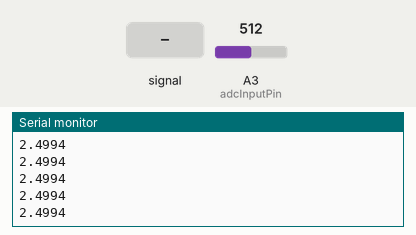
Recording of a program running on a simulated Arduino Nano Every. On the bench: the last lines printed to the serial monitor. The test bench sets the inputs (shaded band); at power-on: A3 (adcInputPin) = 512.

Above: at 1.2 s.
1.3 s: A3 (adcInputPin) fed a 200 Hz sine of ±81 counts around its level
At 1.43 s:
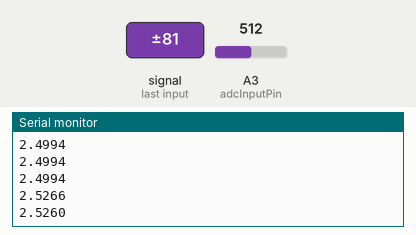
2.8 s: A3 (adcInputPin) set to 716
At 2.84 s:
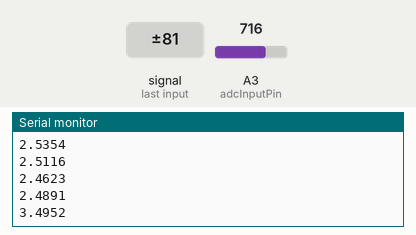
4.3 s: A3 (adcInputPin) set to 900
At 4.31 s:
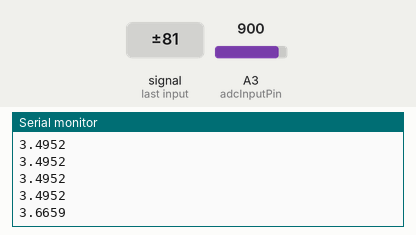
Timing chart, 0 to 7.3 s (numbered marks = the images above; inputs shaded):
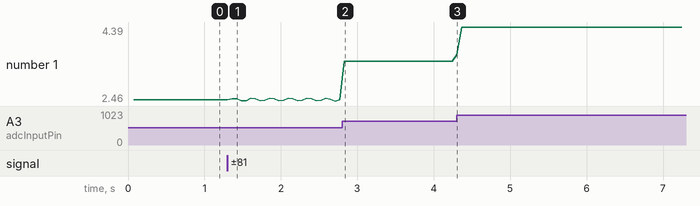

The program:

main.cpp
```cpp
/*
  How to maximize the accuracy of an Arduino's analog-to-digital conversions.
    1) Connect a precise, external voltage reference to the Arduino's AREF pin.
    2) Use an averaging filter (i.e., a low pass filter) on values returned by analogRead().
*/

#include <Arduino.h>

// Change the following hard-coded values to match the your actual values
float const EXTERNAL_VREF = 4.99877;  //the reference voltage (measured at the AREF pin)
uint8_t adcInputPin = A3;
int const adcBitDepth = 10;
long adcSteps = pow(2, adcBitDepth); //i.e., 1024 for a bit depth of 10

void setup() {
  Serial.begin(115200);
  analogReference(EXTERNAL); //Arduino will use an external voltage reference (at AREF pin)
  Serial.println("============================================");
  Serial.print(  "Using an EXTERNAL voltage reference (volts): ");
  Serial.println(EXTERNAL_VREF, 3);
  Serial.print("ADC bit depth: ");
  Serial.println(adcBitDepth);
  Serial.print("ADC steps: ");
  Serial.println(adcSteps);
  Serial.print("ADC minimum step size (volts): ");
  Serial.println(EXTERNAL_VREF/((float)adcSteps), 4);
  Serial.println("============================================");
}

float volts = 0.0;
int const count = 100;
long total = 0;
float avgValue = 0.0;

void loop() {
    delay(50);
    total = 0;
    avgValue = 0.0;
    //read many values and average them as a low pass noise filter
    for (int i=0; i<count; i++){
      //analogRead() returns an int (but the total can grow to a long)
      total = total + analogRead(adcInputPin);
    }
    avgValue = (float)total/(float)count;
    volts = avgValue / (float)adcSteps * EXTERNAL_VREF;
    Serial.println(volts, 4); //print with 4 decimal digits
}
```

Measured:
- after the input at 1.3 s, the serial monitor: prints a new line after 0.06 s (image 1)
- after the input at 2.8 s, the serial monitor: prints a new line at once (image 2)
- after the input at 4.3 s, the serial monitor: prints a new line at once (image 3)
- plotted number 1: 2.5 → 2.49 after the input at 1.3 s, 2.49 → 3.5 after the input at 2.8 s, 3.5 → 4.39 after the input at 4.3 s
